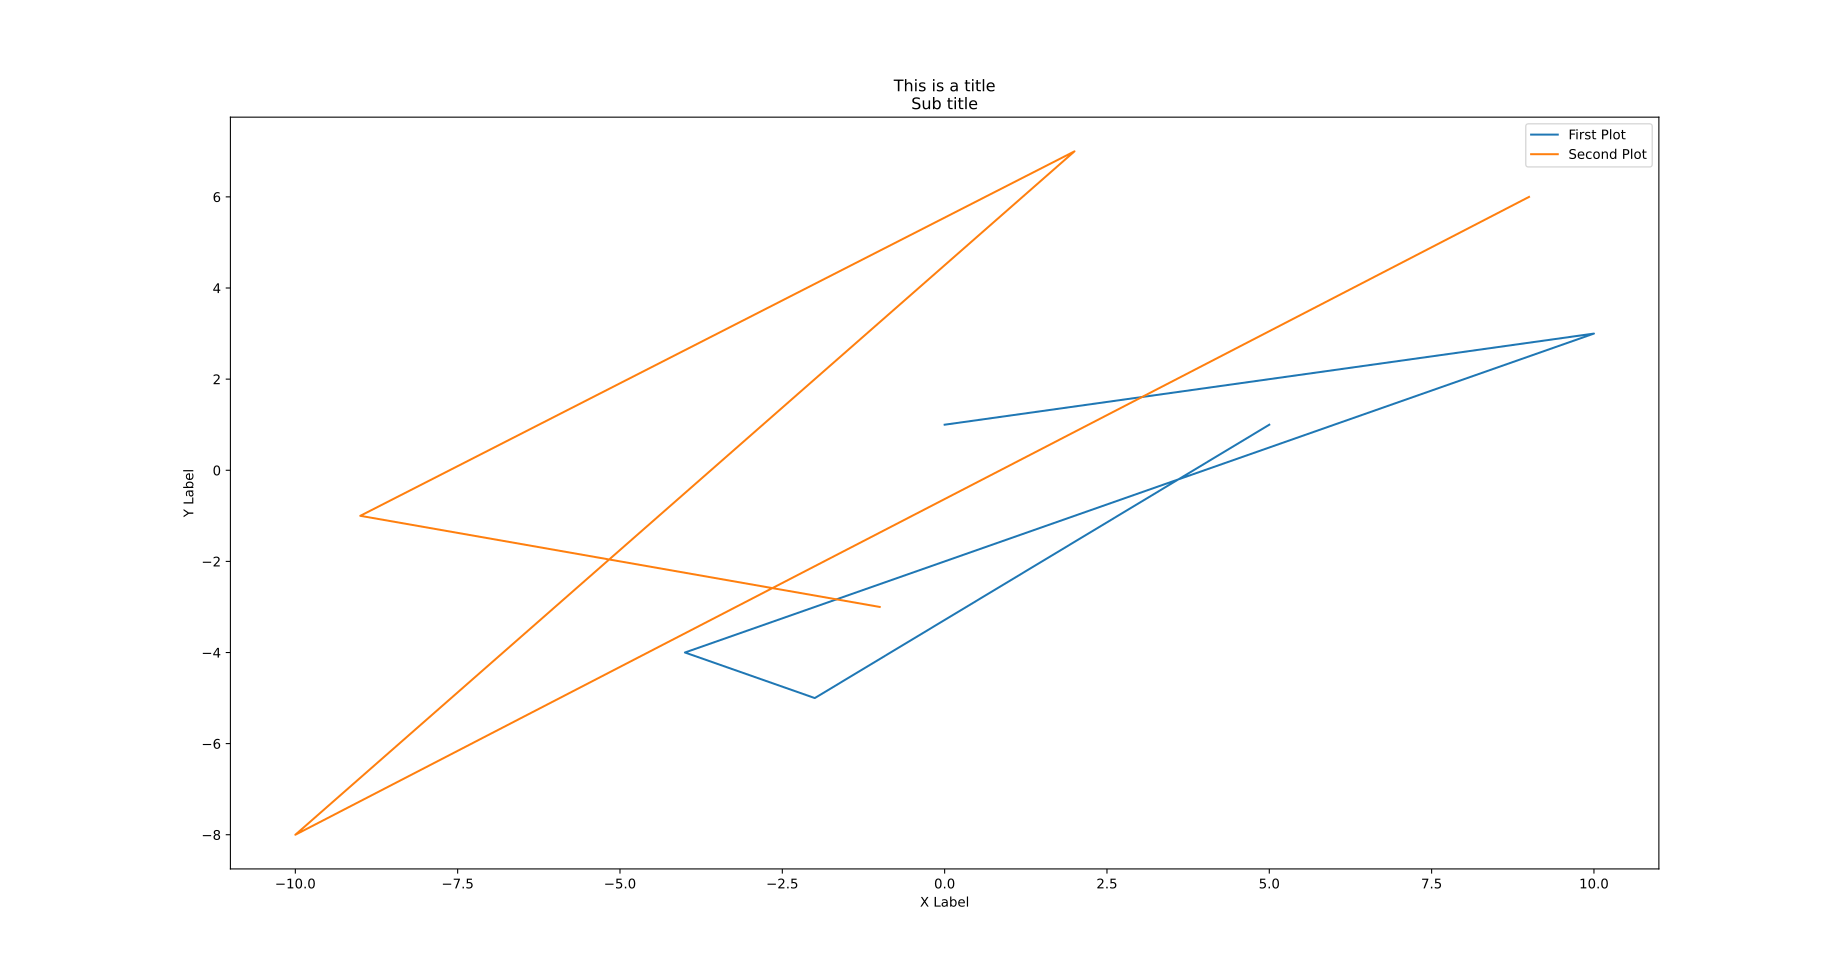

Write the Python code that produced this figure.
# Date 16-06-2021

import matplotlib.pyplot as plt

x = [0,  10,  -4,  -2,   5]
y = [1,   3,  -4, -5,   1]

x2 = [9, -10,   2,  -9,  -1]
y2 = [6,  -8,   7,  -1,  -3]


plt.plot(x, y, label='First Plot')
plt.plot(x2, y2, label='Second Plot')
plt.xlabel('X Label')
plt.ylabel('Y Label')
plt.title('This is a title\nSub title')
plt.legend()
plt.show()
